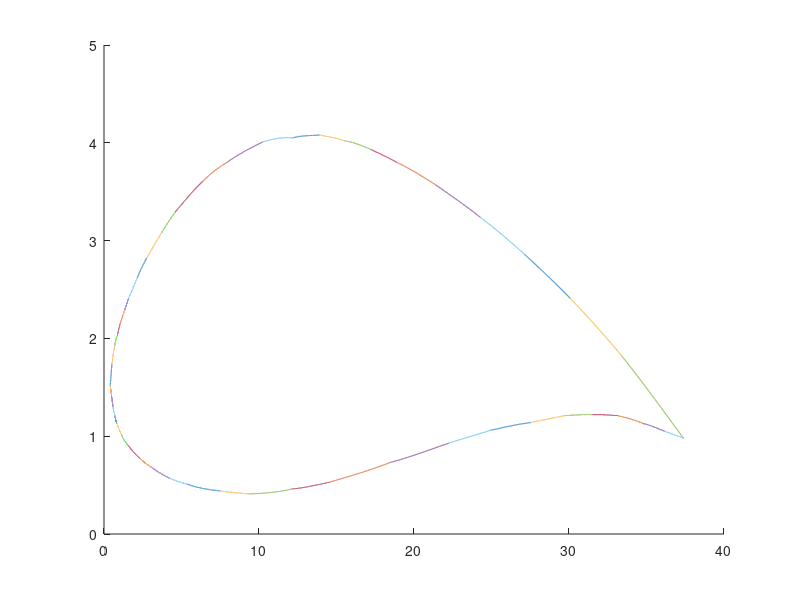

Recreate this plot in MATLAB.
%PART 1
%========================%
%Vectors and variables ending in 't' refer to the top spline and those that
%end in 'b' refer to the bottom spline

%x values of nodes
xt = [0.4	0.51	0.69	0.86	1.04	1.34	1.58	2.15	2.75...
    3.72	4.58	6.4	7.94	10.25	12.17	13.92	15.53	17.25...
    18.89	21.4	24.26	27.13	30.08	33.41	37.38 ];
xb = [0.4	0.48	0.58	0.7	0.83	1.15	1.54	2.35	3.08...
    4.23	5.38	7.5	9.34	12.11	14.55	18.43	22.26	24.93...
    27.57	29.7	31.51	33.17	34.77	36.18	37.38];

%y values of nodes
yt = [1.52	1.74	1.92	2.03	2.15	2.29	2.41	2.62	2.82...
    3.08	3.29	3.61	3.8	4.01	4.05	4.08	4.02	3.93...
    3.8	3.57	3.24	2.86	2.41	1.82	0.98];
yb = [1.52	1.42	1.3	1.21	1.13	1.01	0.91	0.77	0.68...
    0.57	0.51	0.44	0.41	0.46	0.53	0.73	0.93	1.06...
    1.14	1.21	1.22	1.21	1.13	1.05	0.98];

%solve for the constant a_j
at = yt;
ab = yb;

%number of nodes
n = length(xt);
%j=n-1

%Solves for and populates h_j
for i = 1:(n-1);
    ht(i) = xt(i+1) - xt(i);
    hb(i) = xb(i+1) - xb(i);
end

%Solves for u_j which is used to populate the diagonal of matrix [A]
for i = 1:(n-2);
    ut(i) = 2 * (ht(i+1) + ht(i));
    ub(i) = 2 * (hb(i+1) + hb(i));
end

%Initializes the matrices [A] and [B] to be used in [A] * [C] = [B]
At = zeros(n-2,n-2);
Bt = zeros(n-2,1);
Ab = zeros(n-2,n-2);
Bb = zeros(n-2,1);

%Populate [A]
for i = 1:(n-2)
    At(i,i) = ut(i);
    Ab(i,i) = ub(i);
end

for i = 1:(n-3)
    
    At(i+1,i)= ht(i+1);
    At(i,i+1)= ht(i+1);
    Ab(i+1,i)= hb(i+1);
    Ab(i,i+1)= hb(i+1);
end

%---------------------%

%Populate [B]
for i = 2:(n-2)
   Bt(i,1) = 3 / ht(i) * (at(i+1) - at(i)) - 3 / ht(i-1) * ...
       (at(i) - at(i-1));
   Bb(i,1) = 3 / hb(i) * (ab(i+1) - ab(i)) - 3 / hb(i-1) * ...
       (ab(i) - ab(i-1));
end

%Solve the system [A] * [Cdummy] = [B] for [Cdummy]
%[Cdummy] = [A]^-1 * [B]
Ainvt = inv(At);
Cdummyt = Ainvt * Bt; 
Ainvb = inv(Ab);
Cdummyb = Ainvb * Bb;

%Populate a new matrix [c]
%Because it is a natural spline, c_1 and c_n = 0;
ct = zeros(n,1);
cb = zeros(n,1);

for i = 1:(n-2);
    ct(i+1) = Cdummyt(i);
    cb(i+1) = Cdummyb(i);
end

%----------------------%

%Solve for dj's
dt = zeros((n-1),1);
db = zeros((n-1),1);

for i = 1:(n-1)
    dt(i) = (ct(i+1) - ct(i)) / (3 * ht(i));
    db(i) = (cb(i+1) - cb(i)) / (3 * hb(i));
end

%Solve for bj's
bt = zeros((n-1),1);
bb = zeros((n-1),1);

for i = 1:(n-1)
bt(i) = (at(i+1) - at(i)) / ht(i) - ht(i) / 3 * (2 * ct(i) + ct(i+1));  
bb(i) = (ab(i+1) - ab(i)) / hb(i) - hb(i) / 3 * (2 * cb(i) + cb(i+1));  
end

%Generate S(j) functions and plot the S(j) spline
figure(1);
hold on;

for i = 1:(n-1)
    tt = linspace(xt(i), xt(i+1), 1000); %generates points for plotting
    %on the appropriate interval for S(j)
    St = at(i) + bt(i) .* (tt - xt(i)) + ct(i) .* ...
        (tt - xt(i)).^2 + dt(i) .* (tt - xt(i)).^3; %S(j)
   
    plot(tt, St);
    
    tb = linspace(xb(i), xb(i+1), 1000);
    Sb = ab(i) + bb(i) .* (tb - xb(i)) + cb(i) .* ...
        (tb - xb(i)).^2 + db(i) .* (tb - xb(i)).^3;
   
    plot(tb, Sb);
end